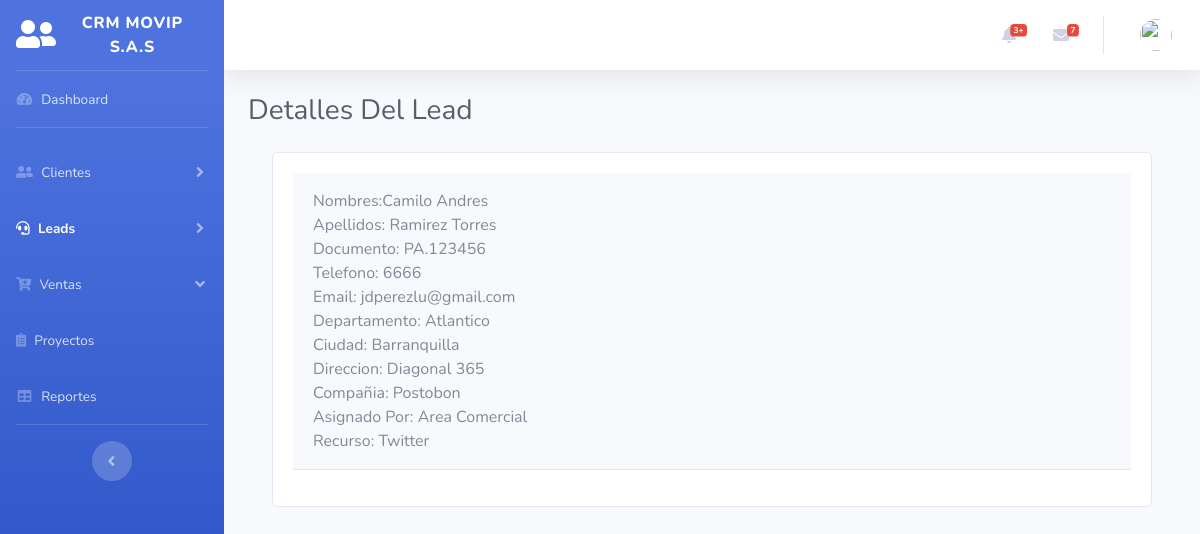
The app's page /verlead.php?id=1 (signed in), older data.
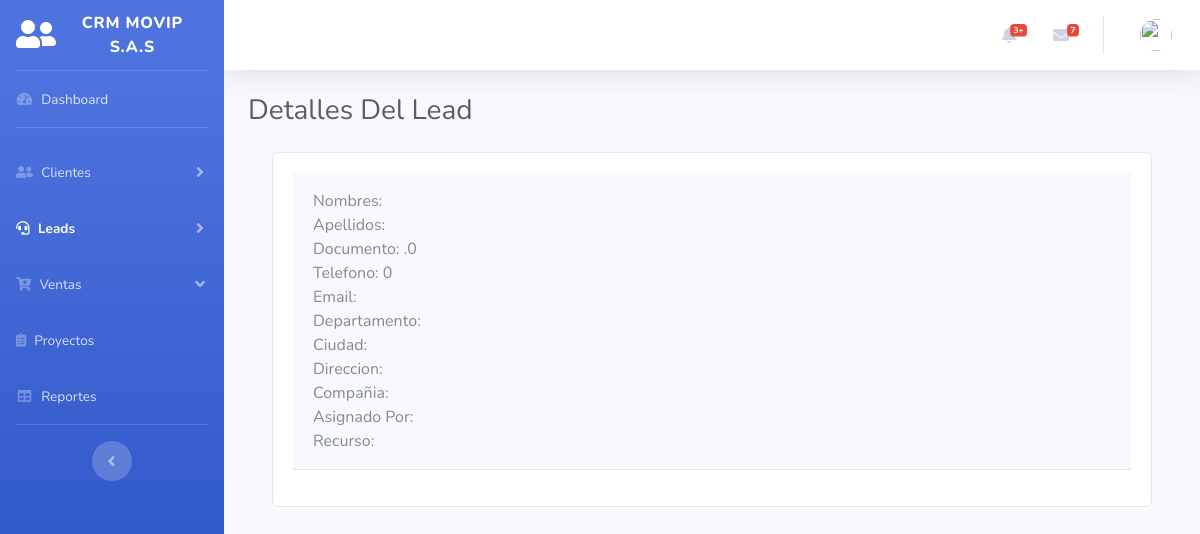
The same page, newer data.
### tables this page shows
CREATE TABLE `leads` (
  `id_lead` int(10) NOT NULL,
  `nombre_lead` varchar(50) NOT NULL,
  `segundo_nombre_lead` varchar(50) NOT NULL,
  `primer_apellido_lead` varchar(50) NOT NULL,
  `segundo_apellido_lead` varchar(50) NOT NULL,
  `tipodocumento_lead` varchar(100) NOT NULL,
  `documento_lead` int(20) NOT NULL,
  `telefono_lead` bigint(100) NOT NULL,
  `email_lead` varchar(50) NOT NULL,
  `departamento_lead` varchar(100) NOT NULL,
  `ciudad_lead` varchar(30) NOT NULL,
  `direccion_lead` varchar(100) NOT NULL,
  `estado_lead` int(20) NOT NULL,
  `compañia_lead` varchar(100) NOT NULL,
  `asignado_lead` varchar(30) NOT NULL,
  `comentario_lead` text NOT NULL,
  `recurso_lead` varchar(50) NOT NULL
);

### verlead.php (the view, shortened to what the changed rows need)
<?php
include("conlead.php");
$id = $_GET['id'];
?>
<!DOCTYPE html>
<html lang="en">
<head>
  <link href="vendor/fontawesome-free/css/all.min.css" rel="stylesheet" type="text/css">
  <link href="css/sb-admin-2.min.css" rel="stylesheet">
</head>
<body id="page-top">
  <div id="wrapper">
    <div id="content-wrapper" class="d-flex flex-column">
      <div id="content">
        <div class="container-fluid">
          <div class="d-sm-flex align-items-center justify-content-between mb-4">
            <h1 class="h3 mb-0 text-gray-800">Detalles Del Lead</h1>
          </div>
          <fieldset>
            <div class="container p-8">
              <div class="group">
                <div class="card card-body">
                  <div class="form-group" id="responsive-form">
                    <fieldset>
                      <div class="card-header py-3">
                        <?php
                        $sql = "SELECT * FROM crmpry.leads WHERE id_lead = '$id'";
                        $result = mysqli_query($conexion2, $sql);
                        while ($mostrar = mysqli_fetch_array($result)) {
                          echo "Nombres:";
                          echo $mostrar['nombre_lead'], ' ', $mostrar['segundo_nombre_lead'];
                          echo '<br>';
                          echo "Apellidos:    ";
                          echo $mostrar['primer_apellido_lead'], ' ', $mostrar['segundo_apellido_lead'];
                          echo '<br>';
                          echo "Documento: ";
                          echo $mostrar['tipodocumento_lead'], '.', $mostrar['documento_lead'];
                          echo '<br>';
                          echo "Telefono: ";
                          echo $mostrar['telefono_lead'];
                          echo '<br>';
                          echo "Email: ";
                          echo $mostrar['email_lead'];
                          echo '<br>';
                          echo "Departamento: ";
                          echo $mostrar['departamento_lead'];
                          echo '<br>';
                          echo "Ciudad: ";
                          echo $mostrar['ciudad_lead'];
                          echo '<br>';
                          echo "Direccion: ";
                          echo $mostrar['direccion_lead'];
                          echo '<br>';
                          echo "Compañia: ";
                          echo $mostrar['compañia_lead'];
                          echo '<br>';
                          echo "Asignado Por: ";
                          echo $mostrar['asignado_lead'];
                          echo '<br>';
                          echo "Recurso: ";
                          echo $mostrar['recurso_lead'];
                        }
                        ?>
                      </div>
                  </div>
                </div>
              </div>
            </div>
            <br>
        </div>
</body>
</html>

Row changes from the older to the newer data that the page shows:
changed leads: documento_lead "123456" → "0"; telefono_lead "6666" → "0"; nombre_lead "Camilo" → (not shown); segundo_nombre_lead "Andres" → (not shown); primer_apellido_lead "Ramirez" → (not shown); segundo_apellido_lead "Torres" → (not shown); tipodocumento_lead "PA" → (not shown); email_lead "jdperezlu@gmail.com" → (not shown); departamento_lead "Atlantico" → (not shown); ciudad_lead "Barranquilla" → (not shown); direccion_lead "Diagonal 365" → (not shown); compañia_lead "Postobon" → (not shown); asignado_lead "Area Comercial" → (not shown); recurso_lead "Twitter" → (not shown)
